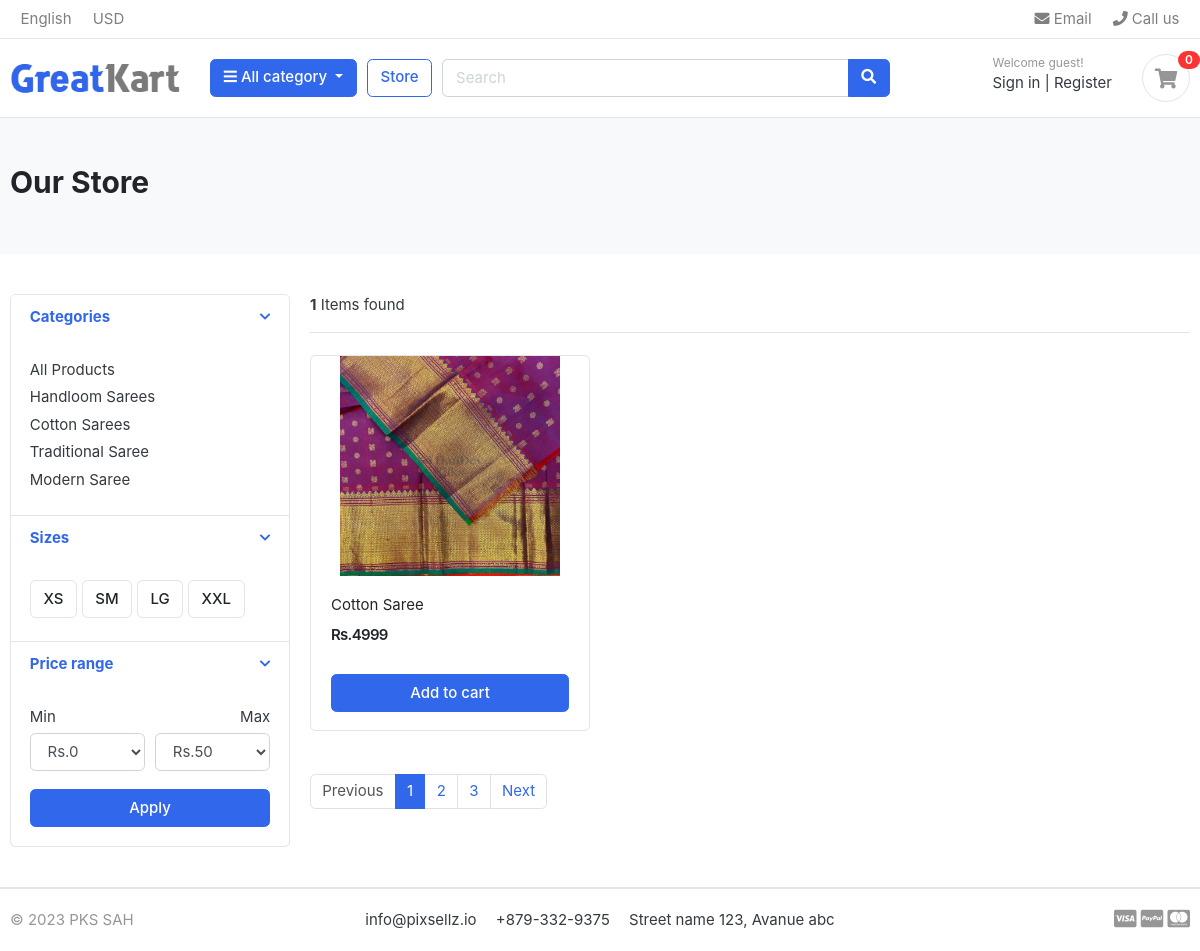
Page /store/sarees/ on the committed database.
### category/models.py (models this page shows, shortened)
class Category(models.Model):
    category_name  =models.CharField(max_length=50, unique=True)
    slug = models.SlugField(max_length=100, unique=True )
    description = models.TextField(max_length=255)
    cat_image = models.ImageField(upload_to='photos/categories', blank=True)
    class Meta:
        verbose_name = 'category'
        verbose_name_plural= 'categories'
    def get_url(self):
        return reverse('product_by_category', args=[self.slug])

### store/models.py (models this page shows, shortened)
class Product(models.Model):
    product_name = models.CharField(max_length=200, unique=True)
    slug = models.SlugField(max_length=200, unique=True)
    description = models.TextField(max_length=500, blank=True)
    price = models.IntegerField()
    images = models.ImageField(upload_to='photos/products')
    stock = models.IntegerField()
    is_available = models.BooleanField(default=True)
    category = models.ForeignKey(Category, on_delete=models.CASCADE)
    created_date = models.DateField(auto_now_add=True)
    modified_date = models.DateTimeField(auto_now=True)
    def get_url(self):
        return reverse('product_detail',args=[self.category.slug, self.slug])

### store/views.py (the view)
# urls.py: path("store/", include('store.urls')),
def store(request, category_slug=None):
    categories = None
    products = None
    if category_slug != None:
        categories = get_object_or_404(Category, slug=category_slug)
        products = Product.objects.filter(category = categories, is_available=True)
        product_count = products.count()
    else:
        products  = Product.objects.all().filter(is_available=True)
        product_count = products.count()
    context={
        'products': products,
        'product_count': product_count,
    }
    return render(request, 'store/store.html', context)

### category/context_processors.py (called while the page is built)
def menu_links(request):
    links = Category.objects.all()
    return dict(links=links)

### templates/store/store.html (shortened to what this page needs)
{% extends 'base.html' %}
{% load static %}
{% block content %}
<section class="section-pagetop bg">
    <div class="container">
        <h2 class="title-page">Our Store</h2>
    </div>
    </section>
    <section class="section-content padding-y">
    <div class="container">
    <div class="row">
        <aside class="col-md-3">
    <div class="card">
        <article class="filter-group">
            <header class="card-header">
                <a href="#" data-toggle="collapse" data-target="#collapse_1" aria-expanded="true" class="">
                    <i class="icon-control fa fa-chevron-down"></i>
                    <h6 class="title">Categories</h6>
                </a>
            </header>
            <div class="filter-content collapse show" id="collapse_1" style="">
                <div class="card-body">
                    <ul class="list-menu">
                        <li><a href="{% url 'store' %}">All Products</a></li>
                        {% for category in links %}
                    <li><a href="{{ category.get_url }}">{{category.category_name}}</a></li>
                    {% endfor %}
                    </ul>
                </div>
            </div>
        </article>
        <article class="filter-group">
            <header class="card-header">
                <a href="#" data-toggle="collapse" data-target="#collapse_4" aria-expanded="true" class="">
                    <i class="icon-control fa fa-chevron-down"></i>
                    <h6 class="title">Sizes </h6>
                </a>
            </header>
            <div class="filter-content collapse show" id="collapse_4" style="">
                <div class="card-body">
                  <label class="checkbox-btn">
                    <span class="btn btn-light"> XS </span>
                  </label>
                  <label class="checkbox-btn">
                    <span class="btn btn-light"> SM </span>
                  </label>
                  <label class="checkbox-btn">
                    <span class="btn btn-light"> LG </span>
                  </label>
                  <label class="checkbox-btn">
                    <span class="btn btn-light"> XXL </span>
                  </label>
            </div>
            </div>
        </article>
        <article class="filter-group">
            <header class="card-header">
                <a href="#" data-toggle="collapse" data-target="#collapse_3" aria-expanded="true" class="">
                    <i class="icon-control fa fa-chevron-down"></i>
                    <h6 class="title">Price range </h6>
                </a>
            </header>
            <div class="filter-content collapse show" id="collapse_3" style="">
                <div class="card-body">
                    <div class="form-row">
                    <div class="form-group col-md-6">
                      <label>Min</label>
                          <select class="mr-2 form-control">
                            <option value="0">Rs.0</option>
                        </select>
                    </div>
                    <div class="form-group text-right col-md-6">
                      <label>Max</label>
                          <select class="mr-2 form-control">
                            <option value="50">Rs.50</option>
                        </select>
                    </div>
                    </div>
                    <button class="btn btn-block btn-primary">Apply</button>
                </div>
            </div>
        </article>
    </div>
        </aside>
        <main class="col-md-9">
    <header class="border-bottom mb-4 pb-3">
            <div class="form-inline">
                <span class="mr-md-auto"><b>{{product_count}}</b> Items found </span>
            </div>
    </header>
    <div class="row">
        {% for product in products %}
        <div class="col-md-4">
            <figure class="card card-product-grid">
                <div class="img-wrap">
                    <a href="{{product.get_url}}"><img src="{{product.images.url}}"></a>
                </div>
                <figcaption class="info-wrap">
                    <div class="fix-height">
                        <a href="{{product.get_url}}" class="title">{{product.product_name}}</a>
                        <div class="price-wrap mt-2">
                            <span class="price">Rs.{{product.price}}</span>
                        </div>
                    </div>
                    <a href="#" class="btn btn-block btn-primary">Add to cart </a>
                </figcaption>
            </figure>
        </div>
        {% endfor %}
    </div>
    <nav class="mt-4" aria-label="Page navigation sample">
      <ul class="pagination">
        <li class="page-item disabled"><a class="page-link" href="#">Previous</a></li>
        <li class="page-item active"><a class="page-link" href="#">1</a></li>
        <li class="page-item"><a class="page-link" href="#">2</a></li>
        <li class="page-item"><a class="page-link" href="#">3</a></li>
        <li class="page-item"><a class="page-link" href="#">Next</a></li>
      </ul>
    </nav>
        </main>
    </div>
    </div>
    </section>
{% endblock %}

### static/css/ui.css (style rules this page uses)
html { font-family: "Inter", sans-serif; font-size: 15px; }
.img-wrap { text-align: center; display: block; }
.img-wrap img { max-width: 100%; }
.price-wrap { letter-spacing: -0.7px; }
.padding-y { padding-top: 40px; padding-bottom: 40px; }
figure { margin-bottom: 0; }
article:after, .form-group:after { display: block; clear: both; content: ""; }
.bg { background-color: #f8f9fa; }
.title-page { color: #212529; }
.btn-light { background-color: #fff; border-color: #e4e4e4; }
[class*=list-] li:after { visibility: hidden; display: block; content: ""; overflow: hidden; height: 0; clear: both; }
.list-menu { list-style: none; margin: 0; padding-left: 0; }
.list-menu li { margin-bottom: 5px; }
.list-menu a { color: #343a40; }
[class*=card-product] a.title { color: #212529; display: block; }
[class*=card-product] .img-wrap { overflow: hidden; position: relative; }
[class*=card-product] .img-wrap img { height: 100%; max-width: 100%; width: auto; display: inline-block; -o-object-fit: cover; object-fit: cover; }
.card-product-grid { margin-bottom: 20px; }
.card-product-grid .img-wrap { border-radius: 0.2rem 0.2rem 0 0; height: 220px; }
.card-product-grid .info-wrap { overflow: hidden; padding: 18px 20px; }
.card-product-grid .fix-height { height: 80px; overflow: hidden; }
.card .img-wrap { overflow: hidden; }
.price { font-weight: 600; color: #212529; }
.icon-control { margin-top: 5px; float: right; font-size: 80%; }
.card-header .title { margin-bottom: 0; line-height: 1.5; }
.filter-group { border-bottom: 1px solid #e4e4e4; }
.filter-group .card-header { border-bottom: 0; }
.filter-group:last-child { border-bottom: 0; }
.checkbox-btn { position: relative; }
.section-pagetop { padding: 45px 0; }

### rows in the picture
Category: category_name "Handloom Sarees"
Category: category_name "Cotton Sarees"
Category: category_name "Traditional Saree"
Category: category_name "Modern Saree"
Product: images (picture), product_name "Cotton Saree", price "4999"

### other values in the picture
{{ product_count }} "1"
